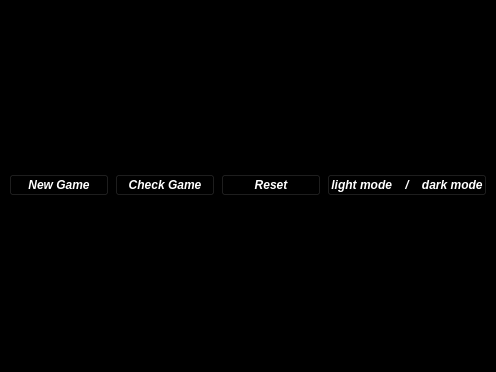
<?xml version="1.0" encoding="UTF-8"?>
<ui version="4.0">
 <class>MainWindow</class>
 <widget class="QMainWindow" name="MainWindow">
  <property name="geometry">
   <rect>
    <x>0</x>
    <y>0</y>
    <width>496</width>
    <height>372</height>
   </rect>
  </property>
  <property name="windowTitle">
   <string>MainWindow</string>
  </property>
  <property name="styleSheet">
   <string notr="true">background-color: rgb(0, 0, 0);
color: rgb(255, 255, 255);</string>
  </property>
  <widget class="QWidget" name="centralwidget">
   <layout class="QVBoxLayout" name="verticalLayout_6">
    <item>
     <layout class="QVBoxLayout" name="verticalLayout_5">
      <item>
       <layout class="QGridLayout" name="my_grid"/>
      </item>
      <item>
       <spacer name="horizontalSpacer">
        <property name="orientation">
         <enum>Qt::Horizontal</enum>
        </property>
        <property name="sizeHint" stdset="0">
         <size>
          <width>40</width>
          <height>20</height>
         </size>
        </property>
       </spacer>
      </item>
      <item>
       <layout class="QHBoxLayout" name="horizontalLayout_4">
        <item>
         <widget class="QPushButton" name="b_NG">
          <property name="font">
           <font>
            <italic>true</italic>
            <bold>true</bold>
           </font>
          </property>
          <property name="text">
           <string>New Game</string>
          </property>
         </widget>
        </item>
        <item>
         <widget class="QPushButton" name="b_check">
          <property name="font">
           <font>
            <italic>true</italic>
            <bold>true</bold>
           </font>
          </property>
          <property name="text">
           <string>Check Game</string>
          </property>
         </widget>
        </item>
        <item>
         <widget class="QPushButton" name="b_reset">
          <property name="font">
           <font>
            <italic>true</italic>
            <bold>true</bold>
           </font>
          </property>
          <property name="text">
           <string>Reset</string>
          </property>
         </widget>
        </item>
        <item>
         <widget class="QPushButton" name="b_mode">
          <property name="font">
           <font>
            <pointsize>9</pointsize>
            <italic>true</italic>
            <bold>true</bold>
           </font>
          </property>
          <property name="text">
           <string>light mode    /    dark mode</string>
          </property>
         </widget>
        </item>
       </layout>
      </item>
     </layout>
    </item>
   </layout>
  </widget>
  <widget class="QMenuBar" name="menubar">
   <property name="geometry">
    <rect>
     <x>0</x>
     <y>0</y>
     <width>496</width>
     <height>22</height>
    </rect>
   </property>
  </widget>
  <widget class="QStatusBar" name="statusbar"/>
 </widget>
 <resources/>
 <connections/>
</ui>
